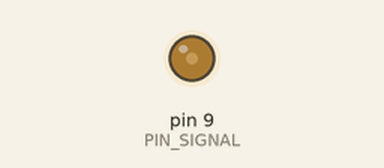
Recording of a sketch running on a simulated Arduino Uno, built with avr-gcc and run on an emulated ATmega328P. On the bench: output pins drawn as LEDs (lit = HIGH).

Above: at 0.05 s.
At 0.2 s:
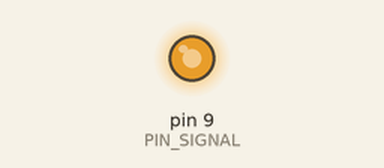
At 0.7 s:
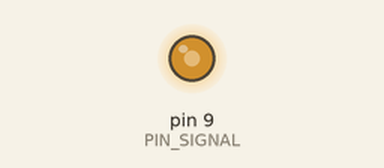
At 1.5 s:
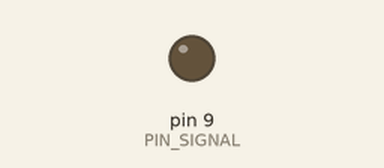
Timing chart, 0 to 3.5 s (numbered marks = the images above):
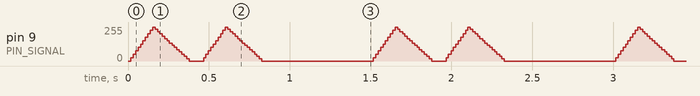

Measured:
- by itself, pin 9 (PIN_SIGNAL): moves between 0/255 and 255/255, repeating every 1.5 s

The sketch:

main.ino
```cpp
/*
    // ------------------------------------------------------------------
    // --- main.ino                                                   ---
    // ------------------------------------------------------------------
    // --- Descr  : Arduino sample of signalFunction.c functionality  ---
    // --- Author : Jaime Martin Soler                                ---
    // --- Date   : 2016-09-08                                        ---
    // --- Circuit: Arduino_OUT9 - R(100ohms) - LED - Arduino_GND     ---
    // ------------------------------------------------------------------
*/


// INCLUDES -------------------------------------------------------------
#include "signalFunction.h"


// VARIABLES ------------------------------------------------------------
const int PIN_SIGNAL = 9;  // the PWM analog output pin (Arduino_UNO_PWM:3,5,6,9,10,11) with the signal function
int loop_delay = 1;        // time (in ms) between every execution of refresh()
SignalFunction sf = SignalFunction();


// SETUP ----------------------------------------------------------------
void setup() {

  // set pin mode signal
  pinMode(PIN_SIGNAL, OUTPUT);

  // pick-up (uncomment) one only of the following signalFunction setups

  // ALWAYS ON/OFF FUNCTION
  /*
  int sf_enable               = ENABLE_ALWAYS_LOW;  // ON:ENABLE_ALWAYS_HIGH, OFF:ENABLE_ALWAYS_LOW
  int sf_type                 = TYPE_DIGITAL;
  int sf_period               = 0;
  const int sf_VTsize         = 0;
  short int sf_Vn[sf_VTsize]  = {};
  short int sf_Tn[sf_VTsize]  = {};
  */

  // DUTY CYCLE X% FUNCTION
  /*
  int dc = 50;  // duty cycle from 0% to 100%
  int sf_enable               = ENABLE_NORMAL;
  int sf_type                 = TYPE_DIGITAL;
  int sf_period               = 1000;
  const int sf_VTsize         = 2;
  short int sf_Vn[sf_VTsize]  = {100,  0};
  short int sf_Tn[sf_VTsize]  = {  0, dc};
  */

  // DOUBLE FLASH/BEEP FUNCTION
  /*
  int sf_enable               = ENABLE_NORMAL;
  int sf_type                 = TYPE_DIGITAL;
  int sf_period               = 1000;
  const int sf_VTsize         = 4;
  short int sf_Vn[sf_VTsize]  = {0, 100,  0, 100};
  short int sf_Tn[sf_VTsize]  = {0,  70, 80,  90};
  */

  // TRIANGULAR FUNCTION
  /*
  int sf_enable               = ENABLE_NORMAL;
  int sf_type                 = TYPE_ANALOG;
  int sf_period               = 1000;
  const int sf_VTsize         = 2;
  short int sf_Vn[sf_VTsize]  = {0, 100};
  short int sf_Tn[sf_VTsize]  = {0, 50};
  */

  // SAWTOOTH FUNCTION
  /*
  int sf_enable               = ENABLE_NORMAL;
  int sf_type                 = TYPE_ANALOG;
  int sf_period               = 1000;
  const int sf_VTsize         = 3;
  short int sf_Vn[sf_VTsize]  = {0, 100, 0};
  short int sf_Tn[sf_VTsize]  = {0, 50, 51};
  */

  // SAWTOOTH INVERTED FUNCTION
  /*
  int sf_enable               = ENABLE_NORMAL;
  int sf_type                 = TYPE_ANALOG;
  int sf_period               = 1000;
  const int sf_VTsize         = 3;
  short int sf_Vn[sf_VTsize]  = {0,  0, 100};
  short int sf_Tn[sf_VTsize]  = {0, 50,  51};
  */

  // SINUSOID FUNCTION
  /*
  int sf_enable               = ENABLE_NORMAL;
  int sf_type                 = TYPE_ANALOG;
  int sf_period               = 1000;
  const int sf_VTsize         = 20;
  short int sf_Vn[sf_VTsize]  = {50, 65, 79, 90, 97, 100, 97, 90, 79, 65, 50, 35, 21, 10,  3,  0,  3, 10, 21, 35};
  short int sf_Tn[sf_VTsize]  = { 0,  5, 10, 15, 20,  25, 30, 35, 40, 45, 50, 55, 60, 65, 70, 75, 80, 85, 90, 95};
  */

  // BREATHING FUNCTION
  /*
  int sf_enable               = ENABLE_NORMAL;
  int sf_type                 = TYPE_ANALOG;
  int sf_period               = 3000;     // Slow:6000; Normal:3000; Fast:2000; VeryFast:1000
  const int sf_VTsize         = 3;
  short int sf_Vn[sf_VTsize]  = {0,  0, 100};
  short int sf_Tn[sf_VTsize]  = {0, 30,  80};
  */

  // DOUBLE HEARTBEAT FUNCTION (default)
  int sf_enable               = ENABLE_NORMAL;
  int sf_type                 = TYPE_ANALOG;
  int sf_period               = 1500;  // Slow:3000; SlowNormal:2250; Normal:1500; FastNormal:1125; Fast:750
  const int sf_VTsize         = 20;
  short int sf_Vn[sf_VTsize]  = {0, 50,100, 66, 33,  0,  0, 50,100, 66, 33,  0,  0,  0,  0,  0,  0,  0,  0,  0};
  short int sf_Tn[sf_VTsize]  = {0,  5, 10, 15, 20, 25, 30, 35, 40, 45, 50, 55, 60, 65, 70, 75, 80, 85, 90, 95};

  // set sf
  sf.set(sf_enable, PIN_SIGNAL, sf_type, sf_period, sf_Vn, sf_Tn, sf_VTsize);
}


// LOOP -----------------------------------------------------------------
void loop() {

  // add delay (with some delay the loop is not executed unnecesarly fast)
  sf.refresh(loop_delay);   // equivalent to:  delay(loop_delay); sf.refresh()
}
```

signalFunction.cpp
```cpp
/*
    // ----------------------------------------------------------------------
    // --- signalFunction.c                                               ---
    // ----------------------------------------------------------------------
    // --- Library for easy custom signal design for LEDs, Buzzers, etc   ---
    // --- Author: Jaime Martin Soler                                     ---
    // --- Date  : 2016-09-08                                             ---
    // ----------------------------------------------------------------------
*/

#include "signalFunction.h"


// CONSTRUCTORS ---------------------------------------------------------

// Constructor: Default
SignalFunction::SignalFunction()
{
  // set parameters
  this->enable = ENABLE_ALWAYS_LOW; // = 0
  this->pin = -1;
  this->type = TYPE_DIGITAL;        // = false
  this->period = -1;
  this->VTsize = -1;
}

// Constructor: Main
SignalFunction::SignalFunction(int enable, int pin, int type, int period, short int Vn[], short int Tn[], int VTsize)
{
  set(enable, pin, type, period, Vn, Tn, VTsize);
}

// Destructor
SignalFunction::~SignalFunction()
{
  delete []Vn;
  delete []Tn;
}


// FUNCTIONS ------------------------------------------------------------

// set(int,int,int,int,short int[],short int[],int): sets enable, pin, period, Vn[], Tn[], VTsize)
void SignalFunction::set(int enable, int pin, int type, int period, short int Vn[], short int Tn[], int VTsize)
{
  // set parameters
  this->enable = enable;
  this->pin = pin;
  this->type = type;
  this->period = period;
  this->VTsize = VTsize;
  this->Vn = new short int[this->VTsize];
  this->Tn = new short int[this->VTsize];
  for(int i=0; i<this->VTsize; i++) {
    this->Vn[i]=Vn[i];
    this->Tn[i]=Tn[i];
  }
  // set pin
  pinMode(this->pin, OUTPUT);
}


// refresh: calls refresh(int delayMs=0)
void SignalFunction::refresh()
{
  SignalFunction::refresh(0);
}


// refresh(int delayMs): delay(delayMs) and refresh the output signal value
// executionTime=220-240us (in Arduino UNO, if delayMs=0)
// it manages the timing with the inner clock (millis())
void SignalFunction::refresh(int delayMs)
{
  // add delay (with some delay the loop is not executed unnecesarly fast)
  if (delayMs > 0) {
    delay(delayMs);
  }

  // check enable
  if(enable==ENABLE_ALWAYS_LOW) {
    digitalWrite(pin, LOW);
    return;
  } else if (enable==ENABLE_ALWAYS_HIGH) {
    digitalWrite(pin, HIGH);
    return;
  }

  // local variables
  int p;
  short int vn,tn,vt0,vt1;

  // get p, tn
  unsigned long millisCurrent = millis();
  static unsigned long millis_offset = millisCurrent; // initialized just once
  p = (millisCurrent-millis_offset)%period;
  tn = map(p, 0, period, TnMIN, TnMAX);

  // get vt0 ,vt1
  for (short int i=VTsize-1; i>=0; i--) {
    if (tn >= Tn[i]) {
      vt0 = i;
      vt1 = vt0 + 1;
      if (vt1 >= VTsize) { vt1 = 0; }
      break;
    }
  }

  // if (type==TYPE_ANALOG): get vn, and write vn in analog pin
  if (type==TYPE_ANALOG) {
    if (vt1 > 0) {
      vn = map(tn, Tn[vt0], Tn[vt1], Vn[vt0], Vn[vt1]);
    } else {
      vn = map(tn, Tn[vt0], TnMAX,   Vn[vt0], Vn[vt1]);
    }
    analogWrite(pin, map(vn, VnMIN, VnMAX, 0, 255));
  }

  // if (type==TYPE_DIGITAL): get vn, and write vn in digital pin
  else if (type==TYPE_DIGITAL) {
    vn = Vn[vt0];
    if (vn<=VnMIN) {
      digitalWrite(pin, LOW);
    } else {
      digitalWrite(pin, HIGH);
    }
  }
}
```

signalFunction.h
```cpp
/*
    // ----------------------------------------------------------------------
    // --- signalFunction.h                                               ---
    // ----------------------------------------------------------------------
    // --- Library for easy custom signal design for LEDs, Buzzers, etc   ---
    // --- Author: Jaime Martin Soler                                     ---
    // --- Date  : 2016-09-08                                             ---
    // ----------------------------------------------------------------------
*/

#ifndef SIGNALFUNCTION_H
#define SIGNALFUNCTION_H

#if ARDUINO >= 100
  #include "Arduino.h"
#else
  #include "WProgram.h"
#endif

// DEFINES --------------------------------------------------------------
// define TYPE
#define TYPE_ANALOG true
#define TYPE_DIGITAL false
// define ENABLE
#define ENABLE_ALWAYS_LOW 0
#define ENABLE_NORMAL 1
#define ENABLE_ALWAYS_HIGH 2
// define MIN, MAX
#define VnMIN 0
#define VnMAX 100
#define TnMIN 0
#define TnMAX 100

class SignalFunction
{
  public:
    // PARAMETERS -----------------------------------------------------------
    int enable;     // ALWAYS_LOW(0), NORMAL(1), ALWAYS_HIGH(2)
    int pin;        // the Arduino pin where it takes the signal
    int type;       // TYPE_ANALOG(true), TYPE_DIGITAL(false)
    int period;     // the ms to take a cycle (signal function is periodical)
    short int *Vn;  // array with all voltage points (normalized to [VnMIN,VnMAX])
    short int *Tn;  // array with all time    points (normalized to [TnMIN,TnMAX])
    int VTsize;     // number of points of the function (size of Vn and Tn)
    // CONSTRUCTORS ---------------------------------------------------------
    SignalFunction();
    SignalFunction(int enable, int pin, int type, int period, short int Vn[], short int Tn[], int VTsize);
    ~SignalFunction();
    // FUNCTIONS ------------------------------------------------------------
    void set(int enable, int pin, int type, int period, short int Vn[], short int Tn[], int VTsize);
    void refresh();
    void refresh(int delayMs);
};

#endif
```
